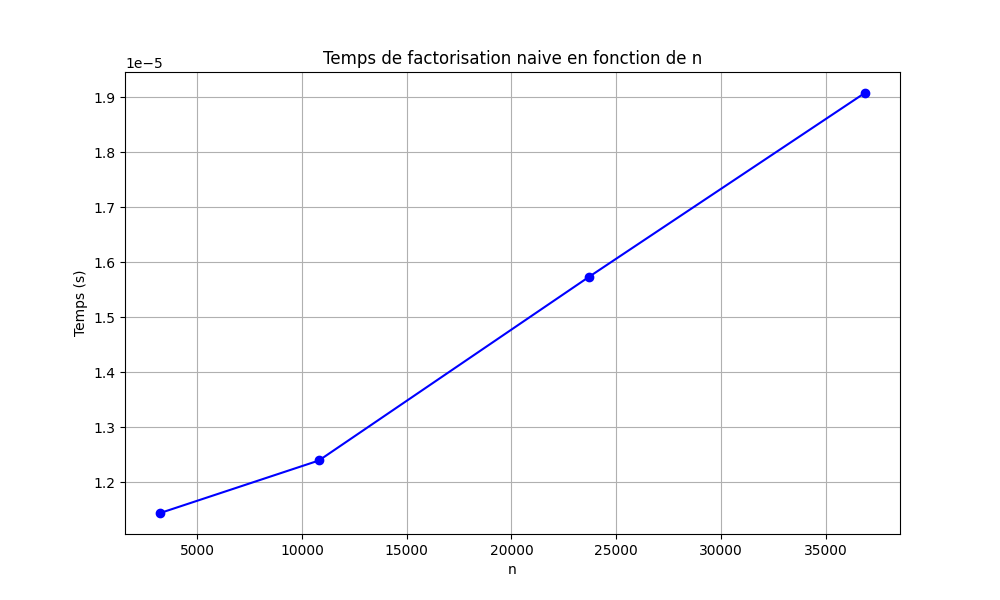

Python code for this plot:
import time
import matplotlib
matplotlib.use('Agg')
import matplotlib.pyplot as plt
from mon_rsa import generer_cles

def factorisation_naive(n):
    debut = time.time()
    for p in range(2, int(n**0.5) + 1):
        if n % p == 0:
            temps = time.time() - debut
            return p, n // p, temps
    return None, None, time.time() - debut

def test_analyse():
    print("\n" + "="*50)
    print("ANALYSE: TEMPS DE FACTORISATION")
    print("="*50)
    
    donnees = []
    for p, q in [(61, 53), (101, 107), (151, 157), (191, 193)]:
        pub, _ = generer_cles(p, q, 17)
        _, n = pub
        pfactor, qfactor, temps = factorisation_naive(n)
        print(f"n={n}, temps={temps:.4f}s")
        donnees.append((n, temps))
    
    ns, ts = zip(*donnees)
    plt.figure(figsize=(10, 6))
    plt.plot(ns, ts, 'bo-')
    plt.xlabel('n')
    plt.ylabel('Temps (s)')
    plt.title('Temps de factorisation naive en fonction de n')
    plt.grid(True)
    plt.savefig('analyse.png')
    print("Graphique sauvegarde dans analyse.png")
    return True
